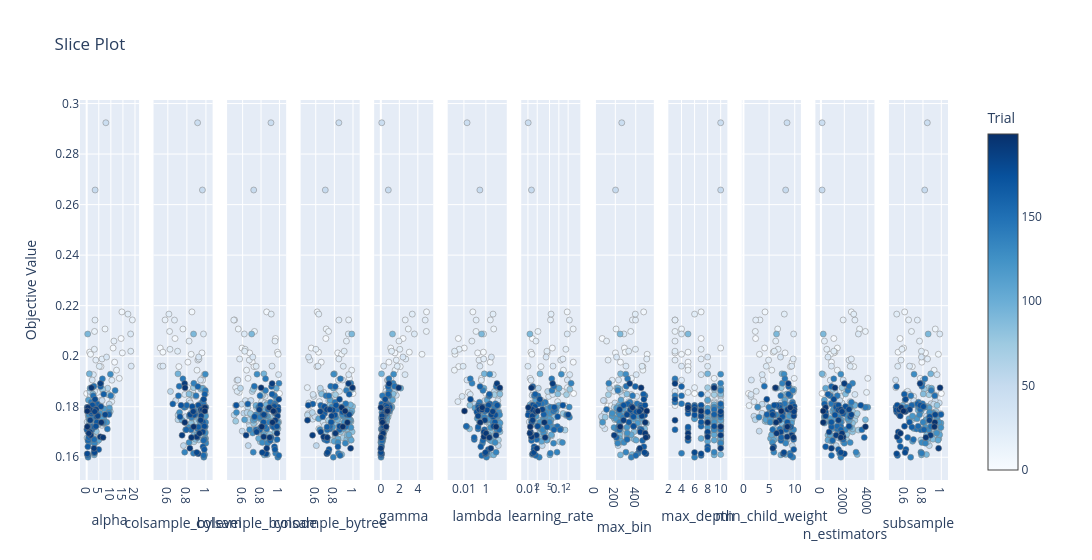

The cell this chart's notebook holds for it:
### Markdown cell above
We can look at slice plots to see what values of the HP resulted in the lowest loss. Darker colour indicates values chosen at later trials

### Code cell
optuna.visualization.plot_slice(my_studies_xgb['coords'])

### Figure 1 — Plotly figure (JSON) as saved in the notebook; plotly's stock layout.template omitted (floating-point values rounded to 4 significant figures; data arrays with more than 128 entries replaced by an {"elided": "..."} marker saying what was removed)
{"data": [{"marker": {"color": {"elided": "200 int values"}, "colorbar": {"title": {"text": "Trial"}, "x": 1, "xpad": 40}, "colorscale": [[0, "rgb(247,251,255)"], [0.125, "rgb(222,235,247)"], [0.25, "rgb(198,219,239)"], [0.375, "rgb(158,202,225)"], [0.5, "rgb(107,174,214)"], [0.625, "rgb(66,146,198)"], [0.75, "rgb(33,113,181)"], [0.875, "rgb(8,81,156)"], [1, "rgb(8,48,107)"]], "line": {"color": "Grey", "width": 0.5}, "showscale": true}, "mode": "markers", "name": "Feasible Trial", "showlegend": false, "type": "scatter", "x": {"elided": "200 float values"}, "xaxis": "x", "y": {"elided": "200 float values"}, "yaxis": "y"}, {"marker": {"color": {"elided": "200 int values"}, "colorbar": {"title": {"text": "Trial"}, "x": 1, "xpad": 40}, "colorscale": [[0, "rgb(247,251,255)"], [0.125, "rgb(222,235,247)"], [0.25, "rgb(198,219,239)"], [0.375, "rgb(158,202,225)"], [0.5, "rgb(107,174,214)"], [0.625, "rgb(66,146,198)"], [0.75, "rgb(33,113,181)"], [0.875, "rgb(8,81,156)"], [1, "rgb(8,48,107)"]], "line": {"color": "Grey", "width": 0.5}, "showscale": false}, "mode": "markers", "name": "Feasible Trial", "showlegend": false, "type": "scatter", "x": {"elided": "200 float values"}, "xaxis": "x2", "y": {"elided": "200 float values"}, "yaxis": "y2"}, {"marker": {"color": {"elided": "200 int values"}, "colorbar": {"title": {"text": "Trial"}, "x": 1, "xpad": 40}, "colorscale": [[0, "rgb(247,251,255)"], [0.125, "rgb(222,235,247)"], [0.25, "rgb(198,219,239)"], [0.375, "rgb(158,202,225)"], [0.5, "rgb(107,174,214)"], [0.625, "rgb(66,146,198)"], [0.75, "rgb(33,113,181)"], [0.875, "rgb(8,81,156)"], [1, "rgb(8,48,107)"]], "line": {"color": "Grey", "width": 0.5}, "showscale": false}, "mode": "markers", "name": "Feasible Trial", "showlegend": false, "type": "scatter", "x": {"elided": "200 float values"}, "xaxis": "x3", "y": {"elided": "200 float values"}, "yaxis": "y3"}, {"marker": {"color": {"elided": "200 int values"}, "colorbar": {"title": {"text": "Trial"}, "x": 1, "xpad": 40}, "colorscale": [[0, "rgb(247,251,255)"], [0.125, "rgb(222,235,247)"], [0.25, "rgb(198,219,239)"], [0.375, "rgb(158,202,225)"], [0.5, "rgb(107,174,214)"], [0.625, "rgb(66,146,198)"], [0.75, "rgb(33,113,181)"], [0.875, "rgb(8,81,156)"], [1, "rgb(8,48,107)"]], "line": {"color": "Grey", "width": 0.5}, "showscale": false}, "mode": "markers", "name": "Feasible Trial", "showlegend": false, "type": "scatter", "x": {"elided": "200 float values"}, "xaxis": "x4", "y": {"elided": "200 float values"}, "yaxis": "y4"}, {"marker": {"color": {"elided": "200 int values"}, "colorbar": {"title": {"text": "Trial"}, "x": 1, "xpad": 40}, "colorscale": [[0, "rgb(247,251,255)"], [0.125, "rgb(222,235,247)"], [0.25, "rgb(198,219,239)"], [0.375, "rgb(158,202,225)"], [0.5, "rgb(107,174,214)"], [0.625, "rgb(66,146,198)"], [0.75, "rgb(33,113,181)"], [0.875, "rgb(8,81,156)"], [1, "rgb(8,48,107)"]], "line": {"color": "Grey", "width": 0.5}, "showscale": false}, "mode": "markers", "name": "Feasible Trial", "showlegend": false, "type": "scatter", "x": {"elided": "200 float values"}, "xaxis": "x5", "y": {"elided": "200 float values"}, "yaxis": "y5"}, {"marker": {"color": {"elided": "200 int values"}, "colorbar": {"title": {"text": "Trial"}, "x": 1, "xpad": 40}, "colorscale": [[0, "rgb(247,251,255)"], [0.125, "rgb(222,235,247)"], [0.25, "rgb(198,219,239)"], [0.375, "rgb(158,202,225)"], [0.5, "rgb(107,174,214)"], [0.625, "rgb(66,146,198)"], [0.75, "rgb(33,113,181)"], [0.875, "rgb(8,81,156)"], [1, "rgb(8,48,107)"]], "line": {"color": "Grey", "width": 0.5}, "showscale": false}, "mode": "markers", "name": "Feasible Trial", "showlegend": false, "type": "scatter", "x": {"elided": "200 float values"}, "xaxis": "x6", "y": {"elided": "200 float values"}, "yaxis": "y6"}, {"marker": {"color": {"elided": "200 int values"}, "colorbar": {"title": {"text": "Trial"}, "x": 1, "xpad": 40}, "colorscale": [[0, "rgb(247,251,255)"], [0.125, "rgb(222,235,247)"], [0.25, "rgb(198,219,239)"], [0.375, "rgb(158,202,225)"], [0.5, "rgb(107,174,214)"], [0.625, "rgb(66,146,198)"], [0.75, "rgb(33,113,181)"], [0.875, "rgb(8,81,156)"], [1, "rgb(8,48,107)"]], "line": {"color": "Grey", "width": 0.5}, "showscale": false}, "mode": "markers", "name": "Feasible Trial", "showlegend": false, "type": "scatter", "x": {"elided": "200 float values"}, "xaxis": "x7", "y": {"elided": "200 float values"}, "yaxis": "y7"}, {"marker": {"color": {"elided": "200 int values"}, "colorbar": {"title": {"text": "Trial"}, "x": 1, "xpad": 40}, "colorscale": [[0, "rgb(247,251,255)"], [0.125, "rgb(222,235,247)"], [0.25, "rgb(198,219,239)"], [0.375, "rgb(158,202,225)"], [0.5, "rgb(107,174,214)"], [0.625, "rgb(66,146,198)"], [0.75, "rgb(33,113,181)"], [0.875, "rgb(8,81,156)"], [1, "rgb(8,48,107)"]], "line": {"color": "Grey", "width": 0.5}, "showscale": false}, "mode": "markers", "name": "Feasible Trial", "showlegend": false, "type": "scatter", "x": {"elided": "200 int values"}, "xaxis": "x8", "y": {"elided": "200 float values"}, "yaxis": "y8"}, {"marker": {"color": {"elided": "200 int values"}, "colorbar": {"title": {"text": "Trial"}, "x": 1, "xpad": 40}, "colorscale": [[0, "rgb(247,251,255)"], [0.125, "rgb(222,235,247)"], [0.25, "rgb(198,219,239)"], [0.375, "rgb(158,202,225)"], [0.5, "rgb(107,174,214)"], [0.625, "rgb(66,146,198)"], [0.75, "rgb(33,113,181)"], [0.875, "rgb(8,81,156)"], [1, "rgb(8,48,107)"]], "line": {"color": "Grey", "width": 0.5}, "showscale": false}, "mode": "markers", "name": "Feasible Trial", "showlegend": false, "type": "scatter", "x": {"elided": "200 int values"}, "xaxis": "x9", "y": {"elided": "200 float values"}, "yaxis": "y9"}, {"marker": {"color": {"elided": "200 int values"}, "colorbar": {"title": {"text": "Trial"}, "x": 1, "xpad": 40}, "colorscale": [[0, "rgb(247,251,255)"], [0.125, "rgb(222,235,247)"], [0.25, "rgb(198,219,239)"], [0.375, "rgb(158,202,225)"], [0.5, "rgb(107,174,214)"], [0.625, "rgb(66,146,198)"], [0.75, "rgb(33,113,181)"], [0.875, "rgb(8,81,156)"], [1, "rgb(8,48,107)"]], "line": {"color": "Grey", "width": 0.5}, "showscale": false}, "mode": "markers", "name": "Feasible Trial", "showlegend": false, "type": "scatter", "x": {"elided": "200 float values"}, "xaxis": "x10", "y": {"elided": "200 float values"}, "yaxis": "y10"}, {"marker": {"color": {"elided": "200 int values"}, "colorbar": {"title": {"text": "Trial"}, "x": 1, "xpad": 40}, "colorscale": [[0, "rgb(247,251,255)"], [0.125, "rgb(222,235,247)"], [0.25, "rgb(198,219,239)"], [0.375, "rgb(158,202,225)"], [0.5, "rgb(107,174,214)"], [0.625, "rgb(66,146,198)"], [0.75, "rgb(33,113,181)"], [0.875, "rgb(8,81,156)"], [1, "rgb(8,48,107)"]], "line": {"color": "Grey", "width": 0.5}, "showscale": false}, "mode": "markers", "name": "Feasible Trial", "showlegend": false, "type": "scatter", "x": {"elided": "200 int values"}, "xaxis": "x11", "y": {"elided": "200 float values"}, "yaxis": "y11"}, {"marker": {"color": {"elided": "200 int values"}, "colorbar": {"title": {"text": "Trial"}, "x": 1, "xpad": 40}, "colorscale": [[0, "rgb(247,251,255)"], [0.125, "rgb(222,235,247)"], [0.25, "rgb(198,219,239)"], [0.375, "rgb(158,202,225)"], [0.5, "rgb(107,174,214)"], [0.625, "rgb(66,146,198)"], [0.75, "rgb(33,113,181)"], [0.875, "rgb(8,81,156)"], [1, "rgb(8,48,107)"]], "line": {"color": "Grey", "width": 0.5}, "showscale": false}, "mode": "markers", "name": "Feasible Trial", "showlegend": false, "type": "scatter", "x": {"elided": "200 float values"}, "xaxis": "x12", "y": {"elided": "200 float values"}, "yaxis": "y12"}], "layout": {"title": {"text": "Slice Plot"}, "width": 3600, "xaxis": {"anchor": "y", "domain": [0, 0.06806], "title": {"text": "alpha"}}, "xaxis10": {"anchor": "y10", "domain": [0.7625, 0.8306], "title": {"text": "min_child_weight"}}, "xaxis11": {"anchor": "y11", "domain": [0.8472, 0.9153], "title": {"text": "n_estimators"}}, "xaxis12": {"anchor": "y12", "domain": [0.9319, 1.0], "title": {"text": "subsample"}}, "xaxis2": {"anchor": "y2", "domain": [0.08472, 0.1528], "title": {"text": "colsample_bylevel"}}, "xaxis3": {"anchor": "y3", "domain": [0.1694, 0.2375], "title": {"text": "colsample_bynode"}}, "xaxis4": {"anchor": "y4", "domain": [0.2542, 0.3222], "title": {"text": "colsample_bytree"}}, "xaxis5": {"anchor": "y5", "domain": [0.3389, 0.4069], "title": {"text": "gamma"}}, "xaxis6": {"anchor": "y6", "domain": [0.4236, 0.4917], "title": {"text": "lambda"}, "type": "log"}, "xaxis7": {"anchor": "y7", "domain": [0.5083, 0.5764], "title": {"text": "learning_rate"}, "type": "log"}, "xaxis8": {"anchor": "y8", "domain": [0.5931, 0.6611], "title": {"text": "max_bin"}}, "xaxis9": {"anchor": "y9", "domain": [0.6778, 0.7458], "title": {"text": "max_depth"}}, "yaxis": {"anchor": "x", "domain": [0, 1], "title": {"text": "Objective Value"}}, "yaxis10": {"anchor": "x10", "domain": [0, 1], "matches": "y", "showticklabels": false}, "yaxis11": {"anchor": "x11", "domain": [0, 1], "matches": "y", "showticklabels": false}, "yaxis12": {"anchor": "x12", "domain": [0, 1], "matches": "y", "showticklabels": false}, "yaxis2": {"anchor": "x2", "domain": [0, 1], "matches": "y", "showticklabels": false}, "yaxis3": {"anchor": "x3", "domain": [0, 1], "matches": "y", "showticklabels": false}, "yaxis4": {"anchor": "x4", "domain": [0, 1], "matches": "y", "showticklabels": false}, "yaxis5": {"anchor": "x5", "domain": [0, 1], "matches": "y", "showticklabels": false}, "yaxis6": {"anchor": "x6", "domain": [0, 1], "matches": "y", "showticklabels": false}, "yaxis7": {"anchor": "x7", "domain": [0, 1], "matches": "y", "showticklabels": false}, "yaxis8": {"anchor": "x8", "domain": [0, 1], "matches": "y", "showticklabels": false}, "yaxis9": {"anchor": "x9", "domain": [0, 1], "matches": "y", "showticklabels": false}}}
